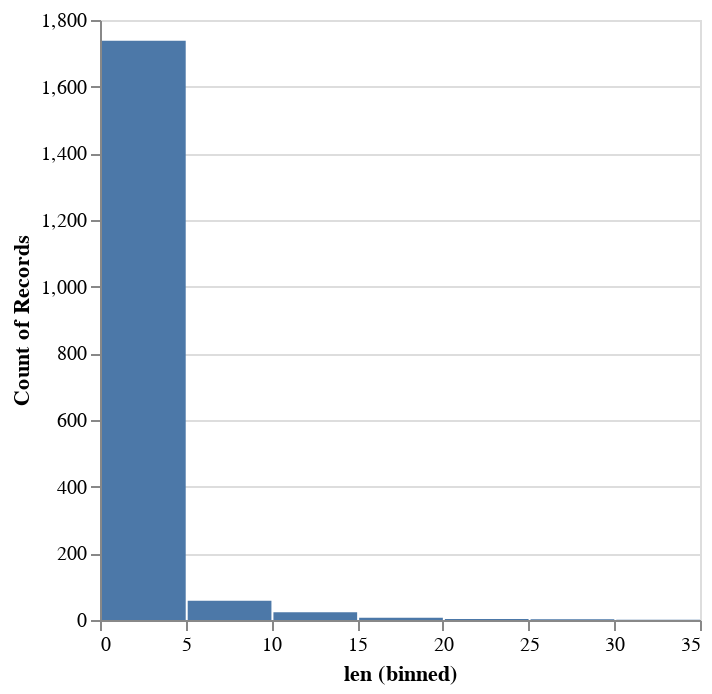

Write notebook code for a chart like this one.
### Code cell
(
    df
    .group_by('county.name')
    .len()
    ['len'].plot.hist()
)

### Figure 1 — Vega-Lite specification as saved in the notebook (floating-point values rounded to 4 significant figures; data arrays with more than 128 entries replaced by an {"elided": "..."} marker saying what was removed)
{"config": {"view": {"continuousWidth": 300, "continuousHeight": 300}}, "data": {"name": "data-976fe50da82017b3c01509732882066a"}, "mark": {"type": "bar"}, "encoding": {"x": {"bin": true, "field": "len", "type": "quantitative"}, "y": {"aggregate": "count", "type": "quantitative"}}, "params": [{"name": "param_3", "select": {"type": "interval", "encodings": ["x", "y"]}, "bind": "scales"}], "$schema": "https://vega.github.io/schema/vega-lite/v5.20.1.json", "datasets": {"data-976fe50da82017b3c01509732882066a": {"elided": "1832 records"}}}
